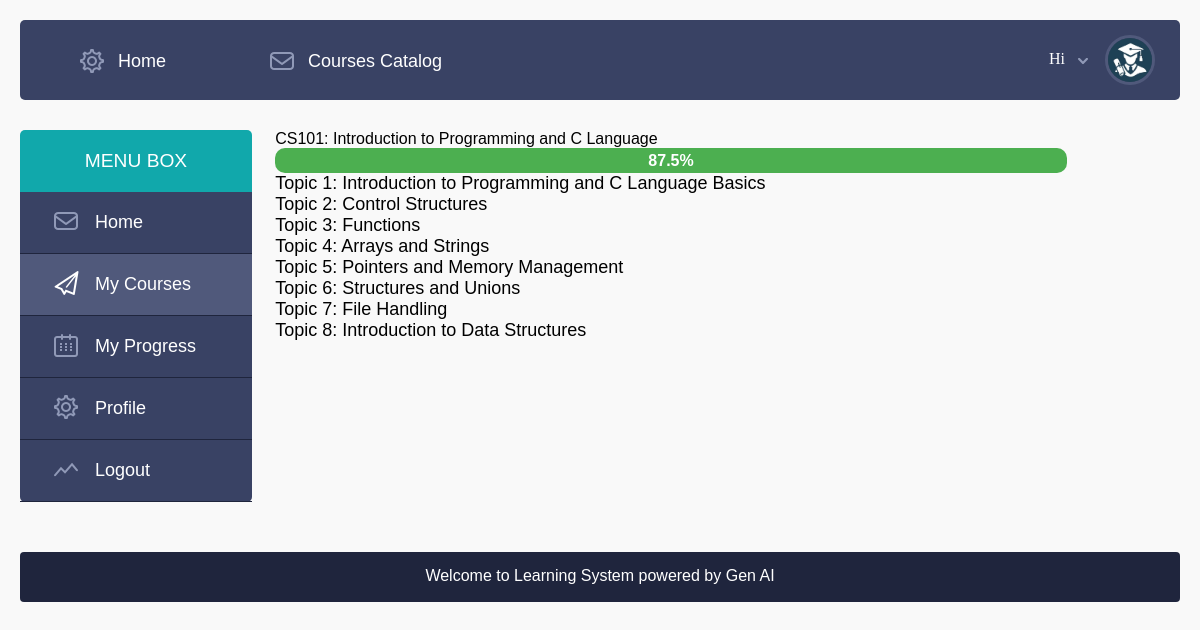
The page /student_progress/ (signed in) on the database its author committed.
### C_learn/models.py (models this page shows, shortened)
class Course(models.Model):
    name = models.CharField(max_length=255)
    description = models.TextField()

class Topic(models.Model):
    course = models.ForeignKey(Course, related_name='topics', on_delete=models.CASCADE)
    name = models.CharField(max_length=255)
    description = models.TextField()

### C_learn/views.py (the view, shortened to what this page needs)
# urls.py: path('student_progress/', views.student_progress, name='student_progress'),
@login_required
def student_progress(request):
    user = request.user
    courses = Course.objects.all()
    progress = []
    for course in courses:
        topics_data = []
        topics = Topic.objects.filter(course=course)
        total_topics = topics.count()
        completed_topics = 0
        for topic in topics:
            progress_record, created = StudentProgress.objects.get_or_create(student=user, topic=topic)
            is_completed = progress_record.completed
            if is_completed:
                completed_topics += 1
            topics_data.append({
                'name': topic.name,
                'description': topic.description,
                'is_completed': is_completed
            })
        course_completion = (completed_topics / total_topics) * 100 if total_topics > 0 else 0
        progress.append({
            'course_name': course.name,
            'completion_percentage': course_completion,
            'topics': topics_data
        })
    completion_percentage = sum([course['completion_percentage'] for course in progress]) / len(progress) if progress else 0
    context = {
        'progress': progress,
        'completion_percentage': completion_percentage
    }
    return render(request, 'student/student_progress.html', context)

### C_learn/templates/student/student_progress.html (shortened to what this page needs)
{%extends 'base.html'%}
{%load static%}
{% block content%}
{%include 'navbar.html'%}
	<div class="main">
	    <div class="">
        {%include 'student/student_sidebar.html'%}
<div class="course_middle">
    {% if progress %}
        {% for course in progress %}
            <div class="course-progress">
                <h2>{{ course.course_name }}</h2>
                <div class="progres">
                    <div class="progress-bar" role="progressbar" style="width: {{ course.completion_percentage }}%;"
                         aria-valuenow="{{ course.completion_percentage }}" aria-valuemin="0" aria-valuemax="100">
                        {{ course.completion_percentage }}%
                    </div>
                </div>
                <ul>
                    {% for topic in course.topics %}
                        <li>{{ topic.name }}</li>
                    {% endfor %}
                </ul>
            </div>
        {% endfor %}
    {% else %}
        <p>No progress to display yet.</p>
    {% endif %}
</div>
 	 </div>
    </div>
	{% include 'footer.html'%}
{%endblock%}

### static/style.css (style rules this page uses)
html,body,div,span,applet,object,iframe,h1,h2,h3,h4,h5,h6,p,blockquote,pre,a,abbr,acronym,address,big,cite,code,del,dfn,em,img,ins,kbd,q,s,samp,small,strike,strong,sub,sup,tt,var,b,u,i,dl,dt,dd,ol,nav ul,nav li,fieldset,form,label,legend,table,caption,tbody,tfoot,thead,tr,th,td,article,aside,canvas,details,embed,figure,figcaption,footer,header,hgroup,menu,nav,output,ruby,section,summary,time,mark,audio,video { margin:0;padding:0;border:0;font-size:100%;font:inherit;vertical-align:baseline; }
ol,ul { list-style:none;margin:0;padding:0; }
body { font-family: 'ambleregular'; background:#fbfbfc; padding:10px; position:relative; }
.main { padding:30px 0; }
.course_middle { margin-left: 2%; float:left; width:78%; }
.progress-bar { background:#11a8ab; height:20px; border-radius:5px 0px 0px 5px; -webkit-border-radius:5px 0px 0px 5px; -moz-border-radius:5px 0px 0px 5px; -o-border-radius:5px 0px 0px 5px; }

### static/courses.css (style rules this page uses)
* { margin: 0; padding: 0; box-sizing: border-box; font-size: large; }
body { font-family: Arial, sans-serif; background-color: #f9f9f9; padding: 20px; }

### static/form.css (style rules this page uses)
* { margin: 0; padding: 0; box-sizing: border-box; }

### C_learn/templates/student/student_progress.html (style rules this page uses)
.progress-bar { background-color: #4caf50; width: 0; height: 25px; border-radius: 10px; text-align: center; color: white; line-height: 25px; font-weight: bold; }

### rows shown on the page
Course: course_name "CS101: Introduction to Programming and C Language"
Topic: name "Topic 1: Introduction to Programming and C Language Basics"
Topic: name "Topic 2: Control Structures"
Topic: name "Topic 3: Functions"
Topic: name "Topic 4: Arrays and Strings"
Topic: name "Topic 5: Pointers and Memory Management"
Topic: name "Topic 6: Structures and Unions"
Topic: name "Topic 7: File Handling"
Topic: name "Topic 8: Introduction to Data Structures"

### other values the page prints
{{ course.completion_percentage }} "87.5"
